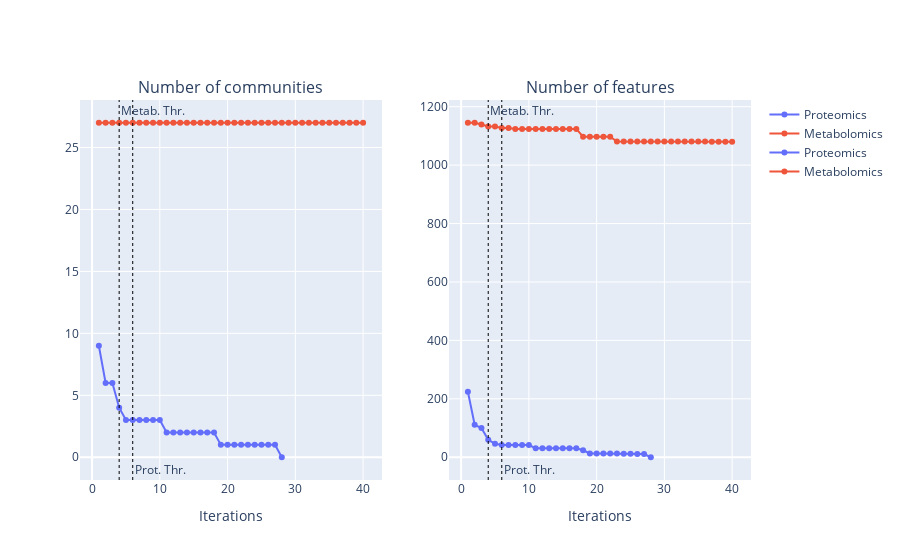

Notebook code cell kept with this figure:
### Code cell
i = 40


fig = make_subplots(rows=1, cols=2, subplot_titles=['Number of communities', 'Number of features'])

fig.add_trace(go.Scatter(
    x=np.arange(1,i+1),
    y=[len(i) for i in qqcoms][:i],
    mode='lines+markers',
    name='Proteomics', marker_color=palette[0]
), col=1, row=1)
fig.add_trace(go.Scatter(
    x=np.arange(1,i+1),
    y=[len(i) for i in mmcoms][:i],
    mode='lines+markers',
    name='Metabolomics', marker_color=palette[1]
), col=1, row=1)

fig.add_trace(go.Scatter(
    x=np.arange(1,i+1),
    y=[sum([len(j) for j in i]) for i in qqcoms][:i],
    mode='lines+markers',
    name='Proteomics', marker_color=palette[0]
), col=2, row=1)
fig.add_trace(go.Scatter(
    x=np.arange(1,i+1),
    y=[sum([len(j) for j in i]) for i in mmcoms][:i],
    mode='lines+markers',
    name='Metabolomics', marker_color=palette[1]
), col=2, row=1)

fig.add_vline(x=qqThr+1,line_width=1, line_dash="dot", line_color="black", 
              annotation_text='Prot. Thr.', annotation_position='bottom right')
fig.add_vline(x=mmThr+1,line_width=1, line_dash="dot", line_color="black", 
              annotation_text='Metab. Thr.', annotation_position='top right')

fig.update_xaxes(title='Iterations')

fig.show()
with open(file, 'a') as f:
    f.write(fig.to_html(full_html=False, include_plotlyjs='cdn', default_height='50%', default_width='80%'))

### Figure 1 — Plotly figure (JSON) as saved in the notebook; plotly's stock layout.template omitted (floating-point values rounded to 4 significant figures)
{"data": [{"marker": {"color": "#636EFA"}, "mode": "lines+markers", "name": "Proteomics", "type": "scatter", "x": [1, 2, 3, 4, 5, 6, 7, 8, 9, 10, 11, 12, 13, 14, 15, 16, 17, 18, 19, 20, 21, 22, 23, 24, 25, 26, 27, 28, 29, 30, 31, 32, 33, 34, 35, 36, 37, 38, 39, 40], "xaxis": "x", "y": [9, 6, 6, 4, 3, 3, 3, 3, 3, 3, 2, 2, 2, 2, 2, 2, 2, 2, 1, 1, 1, 1, 1, 1, 1, 1, 1, 0], "yaxis": "y"}, {"marker": {"color": "#EF553B"}, "mode": "lines+markers", "name": "Metabolomics", "type": "scatter", "x": [1, 2, 3, 4, 5, 6, 7, 8, 9, 10, 11, 12, 13, 14, 15, 16, 17, 18, 19, 20, 21, 22, 23, 24, 25, 26, 27, 28, 29, 30, 31, 32, 33, 34, 35, 36, 37, 38, 39, 40], "xaxis": "x", "y": [27, 27, 27, 27, 27, 27, 27, 27, 27, 27, 27, 27, 27, 27, 27, 27, 27, 27, 27, 27, 27, 27, 27, 27, 27, 27, 27, 27, 27, 27, 27, 27, 27, 27, 27, 27, 27, 27, 27, 27], "yaxis": "y"}, {"marker": {"color": "#636EFA"}, "mode": "lines+markers", "name": "Proteomics", "type": "scatter", "x": [1, 2, 3, 4, 5, 6, 7, 8, 9, 10, 11, 12, 13, 14, 15, 16, 17, 18, 19, 20, 21, 22, 23, 24, 25, 26, 27, 28, 29, 30, 31, 32, 33, 34, 35, 36, 37, 38, 39, 40], "xaxis": "x2", "y": [224, 111, 100, 60, 46, 42, 42, 42, 42, 42, 31, 31, 31, 31, 31, 31, 31, 24, 13, 13, 13, 13, 13, 12, 12, 11, 11, 0], "yaxis": "y2"}, {"marker": {"color": "#EF553B"}, "mode": "lines+markers", "name": "Metabolomics", "type": "scatter", "x": [1, 2, 3, 4, 5, 6, 7, 8, 9, 10, 11, 12, 13, 14, 15, 16, 17, 18, 19, 20, 21, 22, 23, 24, 25, 26, 27, 28, 29, 30, 31, 32, 33, 34, 35, 36, 37, 38, 39, 40], "xaxis": "x2", "y": [1145, 1145, 1139, 1132, 1132, 1127, 1127, 1124, 1124, 1124, 1124, 1124, 1124, 1124, 1124, 1124, 1124, 1097, 1097, 1097, 1097, 1097, 1081, 1081, 1081, 1081, 1081, 1081, 1081, 1081, 1081, 1081, 1081, 1081, 1081, 1081, 1080, 1080, 1080, 1080], "yaxis": "y2"}], "layout": {"annotations": [{"font": {"size": 16}, "showarrow": false, "text": "Number of communities", "x": 0.225, "xanchor": "center", "xref": "paper", "y": 1, "yanchor": "bottom", "yref": "paper"}, {"font": {"size": 16}, "showarrow": false, "text": "Number of features", "x": 0.775, "xanchor": "center", "xref": "paper", "y": 1, "yanchor": "bottom", "yref": "paper"}, {"showarrow": false, "text": "Prot. Thr.", "x": 6, "xanchor": "left", "xref": "x", "y": 0, "yanchor": "bottom", "yref": "y domain"}, {"showarrow": false, "text": "Prot. Thr.", "x": 6, "xanchor": "left", "xref": "x2", "y": 0, "yanchor": "bottom", "yref": "y2 domain"}, {"showarrow": false, "text": "Metab. Thr.", "x": 4, "xanchor": "left", "xref": "x", "y": 1, "yanchor": "top", "yref": "y domain"}, {"showarrow": false, "text": "Metab. Thr.", "x": 4, "xanchor": "left", "xref": "x2", "y": 1, "yanchor": "top", "yref": "y2 domain"}], "shapes": [{"line": {"color": "black", "dash": "dot", "width": 1}, "type": "line", "x0": 6, "x1": 6, "xref": "x", "y0": 0, "y1": 1, "yref": "y domain"}, {"line": {"color": "black", "dash": "dot", "width": 1}, "type": "line", "x0": 6, "x1": 6, "xref": "x2", "y0": 0, "y1": 1, "yref": "y2 domain"}, {"line": {"color": "black", "dash": "dot", "width": 1}, "type": "line", "x0": 4, "x1": 4, "xref": "x", "y0": 0, "y1": 1, "yref": "y domain"}, {"line": {"color": "black", "dash": "dot", "width": 1}, "type": "line", "x0": 4, "x1": 4, "xref": "x2", "y0": 0, "y1": 1, "yref": "y2 domain"}], "xaxis": {"anchor": "y", "domain": [0, 0.45], "title": {"text": "Iterations"}}, "xaxis2": {"anchor": "y2", "domain": [0.55, 1], "title": {"text": "Iterations"}}, "yaxis": {"anchor": "x", "domain": [0, 1]}, "yaxis2": {"anchor": "x2", "domain": [0, 1]}}}
